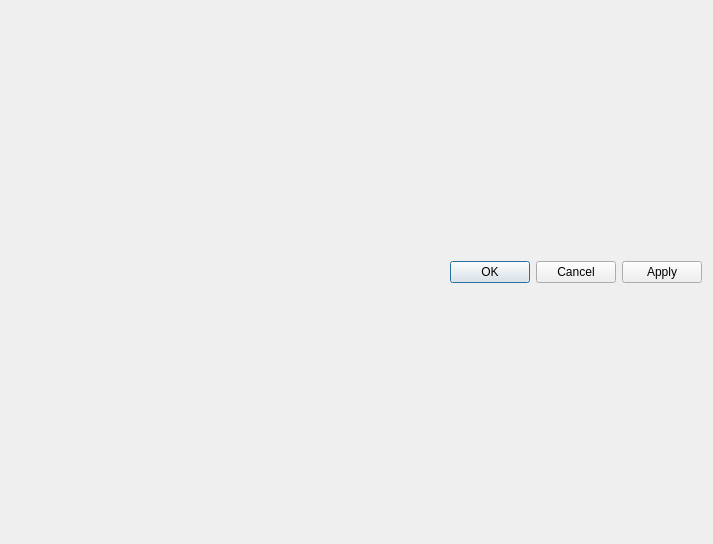
<?xml version="1.0" encoding="UTF-8"?>
<ui version="4.0">
 <class>MSMPsettings</class>
 <widget class="QDialog" name="MSMPsettings">
  <property name="geometry">
   <rect>
    <x>0</x>
    <y>0</y>
    <width>713</width>
    <height>544</height>
   </rect>
  </property>
  <property name="windowTitle">
   <string>MSMPsettings</string>
  </property>
  <property name="windowIcon">
   <iconset>
    <normaloff>icon.png</normaloff>icon.png</iconset>
  </property>
  <layout class="QVBoxLayout" name="verticalLayout">
   <item>
    <layout class="QHBoxLayout" name="horizontalLayout"/>
   </item>
   <item>
    <widget class="QDialogButtonBox" name="ButtonBox">
     <property name="orientation">
      <enum>Qt::Horizontal</enum>
     </property>
     <property name="standardButtons">
      <set>QDialogButtonBox::Apply|QDialogButtonBox::Cancel|QDialogButtonBox::Ok</set>
     </property>
    </widget>
   </item>
  </layout>
 </widget>
 <resources/>
 <connections>
  <connection>
   <sender>ButtonBox</sender>
   <signal>accepted()</signal>
   <receiver>MSMPsettings</receiver>
   <slot>accept()</slot>
   <hints>
    <hint type="sourcelabel">
     <x>248</x>
     <y>254</y>
    </hint>
    <hint type="destinationlabel">
     <x>157</x>
     <y>274</y>
    </hint>
   </hints>
  </connection>
  <connection>
   <sender>ButtonBox</sender>
   <signal>rejected()</signal>
   <receiver>MSMPsettings</receiver>
   <slot>reject()</slot>
   <hints>
    <hint type="sourcelabel">
     <x>316</x>
     <y>260</y>
    </hint>
    <hint type="destinationlabel">
     <x>286</x>
     <y>274</y>
    </hint>
   </hints>
  </connection>
 </connections>
</ui>
